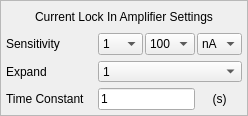
           <widget class="QFrame" name="frame_Current_Lockin_Setting">
            <property name="styleSheet">
             <string notr="true">#frame_Current_Lockin_Setting{
border:1px solid rgb(168,168,168)
}</string>
            </property>
            <property name="frameShape">
             <enum>QFrame::StyledPanel</enum>
            </property>
            <property name="frameShadow">
             <enum>QFrame::Raised</enum>
            </property>
            <layout class="QGridLayout" name="gridLayout_2" rowstretch="1,1,1,0" columnstretch="2,1,1,1">
             <property name="horizontalSpacing">
              <number>2</number>
             </property>
             <property name="margin">
              <number>5</number>
             </property>
             <item row="1" column="3">
              <widget class="QComboBox" name="comboBox_Current_LI_Sensitivity_Unit">
               <property name="minimumSize">
                <size>
                 <width>40</width>
                 <height>20</height>
                </size>
               </property>
               <property name="maximumSize">
                <size>
                 <width>500</width>
                 <height>100</height>
                </size>
               </property>
               <property name="currentIndex">
                <number>1</number>
               </property>
               <item>
                <property name="text">
                 <string>uA</string>
                </property>
               </item>
               <item>
                <property name="text">
                 <string>nA</string>
                </property>
               </item>
               <item>
                <property name="text">
                 <string>pA</string>
                </property>
               </item>
               <item>
                <property name="text">
                 <string>fA</string>
                </property>
               </item>
              </widget>
             </item>
             <item row="1" column="1">
              <widget class="QComboBox" name="comboBox_Current_LI_Sensitivity_1stdigit">
               <property name="minimumSize">
                <size>
                 <width>30</width>
                 <height>20</height>
                </size>
               </property>
               <property name="maximumSize">
                <size>
                 <width>500</width>
                 <height>100</height>
                </size>
               </property>
               <property name="currentIndex">
                <number>2</number>
               </property>
               <item>
                <property name="text">
                 <string>5</string>
                </property>
               </item>
               <item>
                <property name="text">
                 <string>2</string>
                </property>
               </item>
               <item>
                <property name="text">
                 <string>1</string>
                </property>
               </item>
              </widget>
             </item>
             <item row="1" column="0">
              <widget class="QLabel" name="label_Current_LI_Sensitivity">
               <property name="minimumSize">
                <size>
                 <width>60</width>
                 <height>20</height>
                </size>
               </property>
               <property name="styleSheet">
                <string notr="true">#label_ImageNum{
color: rgb(168, 168, 168)
}</string>
               </property>
               <property name="text">
                <string>Sensitivity</string>
               </property>
              </widget>
             </item>
             <item row="1" column="2">
              <widget class="QComboBox" name="comboBox_Current_LI_Sensitivity_2nddigit">
               <property name="minimumSize">
                <size>
                 <width>50</width>
                 <height>20</height>
                </size>
               </property>
               <property name="maximumSize">
                <size>
                 <width>500</width>
                 <height>100</height>
                </size>
               </property>
               <property name="currentIndex">
                <number>0</number>
               </property>
               <item>
                <property name="text">
                 <string>100</string>
                </property>
               </item>
               <item>
                <property name="text">
                 <string>10</string>
                </property>
               </item>
               <item>
                <property name="text">
                 <string>1</string>
                </property>
               </item>
              </widget>
             </item>
             <item row="2" column="0">
              <widget class="QLabel" name="label_Current_LI_Expand">
               <property name="minimumSize">
                <size>
                 <width>60</width>
                 <height>20</height>
                </size>
               </property>
               <property name="styleSheet">
                <string notr="true">#label_ImageNum{
color: rgb(168, 168, 168)
}</string>
               </property>
               <property name="text">
                <string>Expand</string>
               </property>
              </widget>
             </item>
             <item row="2" column="1" colspan="3">
              <widget class="QComboBox" name="comboBox_Current_LI_Expand">
               <property name="minimumSize">
                <size>
                 <width>50</width>
                 <height>20</height>
                </size>
               </property>
               <property name="maximumSize">
                <size>
                 <width>500</width>
                 <height>100</height>
                </size>
               </property>
               <property name="currentIndex">
                <number>0</number>
               </property>
               <item>
                <property name="text">
                 <string>1</string>
                </property>
               </item>
               <item>
                <property name="text">
                 <string>10</string>
                </property>
               </item>
               <item>
                <property name="text">
                 <string>100</string>
                </property>
               </item>
              </widget>
             </item>
             <item row="0" column="0" colspan="4">
              <widget class="QLabel" name="label_Current_LI_Settings">
               <property name="minimumSize">
                <size>
                 <width>60</width>
                 <height>20</height>
                </size>
               </property>
               <property name="styleSheet">
                <string notr="true">#label_ImageNum{
color: rgb(168, 168, 168)
}</string>
               </property>
               <property name="text">
                <string>Current Lock In Amplifier Settings</string>
               </property>
               <property name="alignment">
                <set>Qt::AlignCenter</set>
               </property>
              </widget>
             </item>
             <item row="3" column="0">
              <widget class="QLabel" name="label_Current_LI_Timeconstant">
               <property name="minimumSize">
                <size>
                 <width>60</width>
                 <height>20</height>
                </size>
               </property>
               <property name="styleSheet">
                <string notr="true">#label_ImageNum{
color: rgb(168, 168, 168)
}</string>
               </property>
               <property name="text">
                <string>Time Constant</string>
               </property>
              </widget>
             </item>
             <item row="3" column="1" colspan="2">
              <widget class="QLineEdit" name="lineEdit_Current_LI_Timeconstant">
               <property name="minimumSize">
                <size>
                 <width>50</width>
                 <height>20</height>
                </size>
               </property>
               <property name="maximumSize">
                <size>
                 <width>200</width>
                 <height>16777215</height>
                </size>
               </property>
               <property name="text">
                <string>1</string>
               </property>
              </widget>
             </item>
             <item row="3" column="3">
              <widget class="QLabel" name="label_MinVoltage_Unit_11">
               <property name="minimumSize">
                <size>
                 <width>20</width>
                 <height>20</height>
                </size>
               </property>
               <property name="toolTip">
                <string notr="true"/>
               </property>
               <property name="text">
                <string>(s)</string>
               </property>
               <property name="alignment">
                <set>Qt::AlignCenter</set>
               </property>
              </widget>
             </item>
            </layout>
           </widget>
